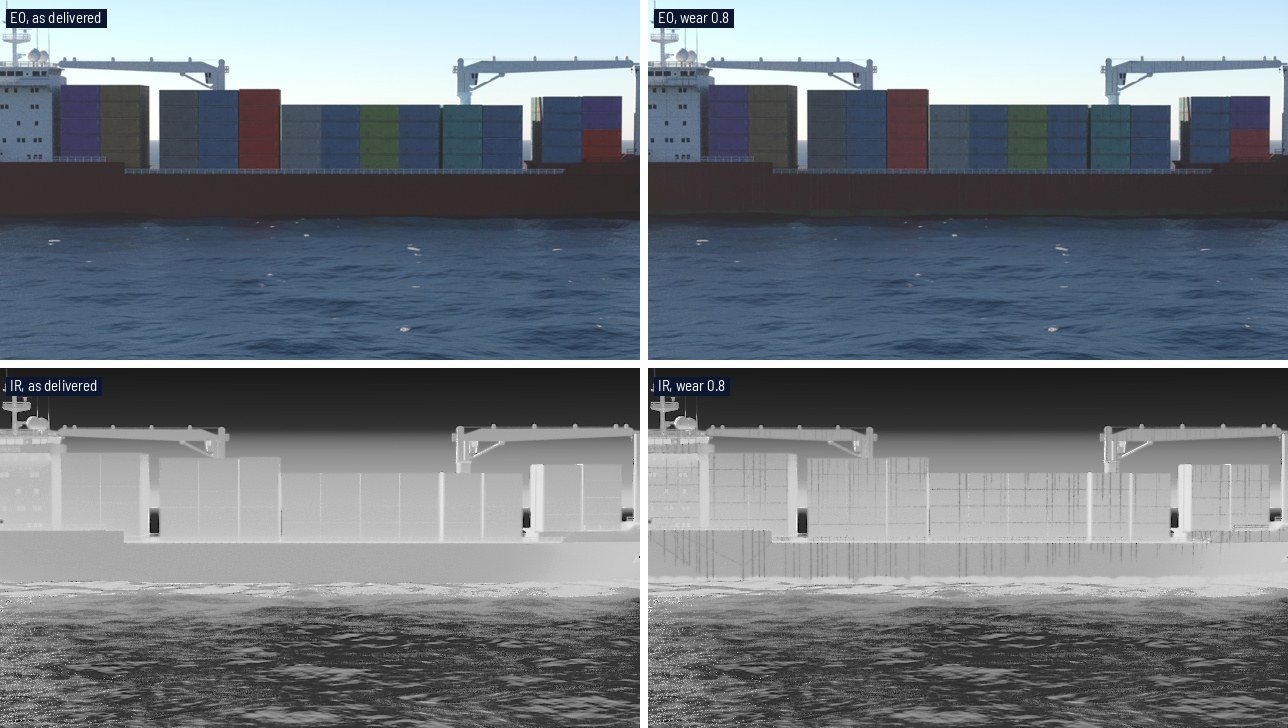

Reproduce this figure in Python.
"""docs/scenarios.md's figure: one freighter as delivered and worn, in EO and LWIR.

uv run python -m docs.wear docs/wear.jpg
"""

import sys
import tempfile
from pathlib import Path

from PIL import Image

from docs.hero import GAP_PX, captioned, render

SCENARIO = Path(__file__).with_name("wear.toml")
HULL = (
    'asset = "multipurpose_freighter", range_m = 260.0, bearing_deg = 0.0, '
    "heading_deg = 90.0"
)
WEARS = {
    "as delivered": [f"objects = [{{ {HULL} }}]"],
    "wear 0.8": [f"objects = [{{ {HULL}, wear = 0.8 }}]"],
}
WIDTH_PX = 640


def main(out: Path) -> None:
    tiles = []
    with tempfile.TemporaryDirectory() as tmp:
        for caption, overrides in WEARS.items():
            run = Path(tmp) / caption
            render(SCENARIO, overrides, run)
            for band in ("eo", "ir"):
                img = Image.open(run / f"bow_{band}.jpg").convert("RGB")
                img = img.resize((WIDTH_PX, WIDTH_PX * img.height // img.width))
                tiles.append(captioned(img, f"{band.upper()}, {caption}"))
    eo_clean, ir_clean, eo_worn, ir_worn = tiles
    rows = [(eo_clean, eo_worn), (ir_clean, ir_worn)]
    height = sum(row[0].height for row in rows) + GAP_PX
    sheet = Image.new("RGB", (2 * WIDTH_PX + GAP_PX, height), "white")
    y = 0
    for left, right in rows:
        sheet.paste(left, (0, y))
        sheet.paste(right, (WIDTH_PX + GAP_PX, y))
        y += left.height + GAP_PX
    sheet.save(out, quality=88)


if __name__ == "__main__":
    main(Path(sys.argv[1]))
